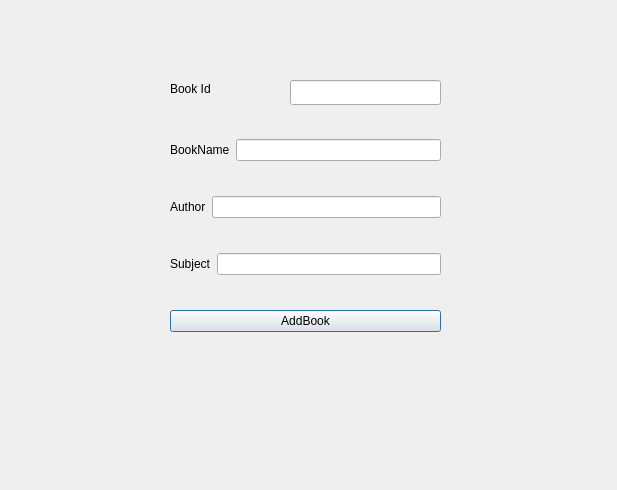
<?xml version="1.0" encoding="UTF-8"?>
<ui version="4.0">
 <class>Window_AddBook</class>
 <widget class="QDialog" name="Window_AddBook">
  <property name="geometry">
   <rect>
    <x>0</x>
    <y>0</y>
    <width>617</width>
    <height>490</height>
   </rect>
  </property>
  <property name="windowTitle">
   <string>Dialog</string>
  </property>
  <widget class="QWidget" name="layoutWidget">
   <property name="geometry">
    <rect>
     <x>170</x>
     <y>110</y>
     <width>271</width>
     <height>251</height>
    </rect>
   </property>
   <layout class="QVBoxLayout" name="verticalLayout">
    <item>
     <layout class="QHBoxLayout" name="horizontalLayout">
      <item>
       <widget class="QLabel" name="label_BookName">
        <property name="text">
         <string>BookName</string>
        </property>
       </widget>
      </item>
      <item>
       <widget class="QLineEdit" name="lineEdit_BookName"/>
      </item>
     </layout>
    </item>
    <item>
     <layout class="QHBoxLayout" name="horizontalLayout_2">
      <item>
       <widget class="QLabel" name="label_AuthorName">
        <property name="text">
         <string>Author</string>
        </property>
       </widget>
      </item>
      <item>
       <widget class="QLineEdit" name="lineEdit_AuthorName"/>
      </item>
     </layout>
    </item>
    <item>
     <layout class="QHBoxLayout" name="horizontalLayout_3">
      <item>
       <widget class="QLabel" name="label_Subject">
        <property name="text">
         <string>Subject</string>
        </property>
       </widget>
      </item>
      <item>
       <widget class="QLineEdit" name="lineEdit_Subject"/>
      </item>
     </layout>
    </item>
    <item>
     <widget class="QPushButton" name="pushButton_AddBook">
      <property name="text">
       <string>AddBook</string>
      </property>
     </widget>
    </item>
   </layout>
  </widget>
  <widget class="QLabel" name="label">
   <property name="geometry">
    <rect>
     <x>170</x>
     <y>80</y>
     <width>67</width>
     <height>17</height>
    </rect>
   </property>
   <property name="text">
    <string>Book Id</string>
   </property>
  </widget>
  <widget class="QLineEdit" name="lineEdit_BookId">
   <property name="geometry">
    <rect>
     <x>290</x>
     <y>80</y>
     <width>151</width>
     <height>25</height>
    </rect>
   </property>
  </widget>
 </widget>
 <resources/>
 <connections/>
</ui>
